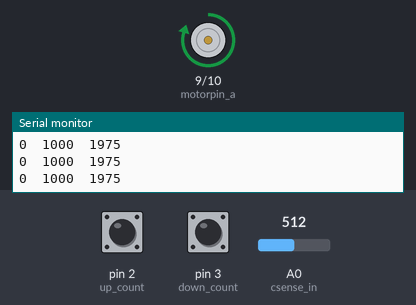
Bench run of a sketch on a simulated Arduino Uno, built with avr-gcc and run on an emulated ATmega328P. Parts: motor-driver pin pairs drawn as motors (green arrow = first pin HIGH = forward, orange = second pin HIGH = backward, longer = more drive), the last lines printed to the serial monitor. The inputs (shaded band) are chosen by the test bench; at power-on: A0 (csense_in) = 512, pin 2 (up_count) HIGH, pin 3 (down_count) HIGH.

Above: at 9.2 s.
9.3 s: A0 (csense_in) set to 1023
At 10.6 s:
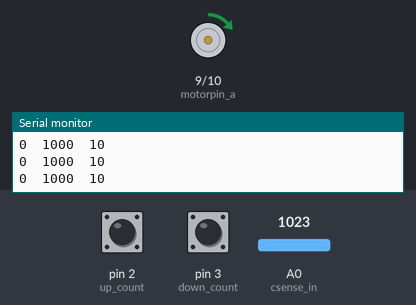
10.9 s: A0 (csense_in) set to 511
At 11.3 s:
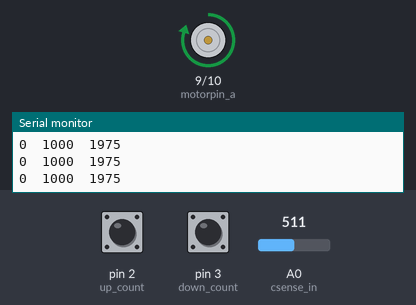
Timing chart, 0 to 13.9 s (numbered marks = the images above; inputs shaded):
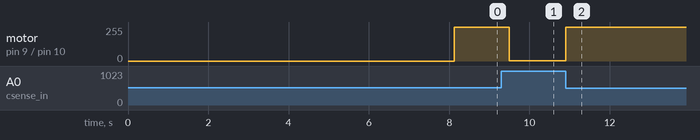

Measured:
- after the input at 9.3 s, motor on pin 9 (motorpin_a) / pin 10 (motorpin_b): forward 252/255 → forward 1/255 after 0.19 s
- after the input at 10.9 s, motor on pin 9 (motorpin_a) / pin 10 (motorpin_b): forward 1/255 → forward 252/255 at once

The sketch:

current_loop.ino
```cpp
// general parameters
// pwm parameters
const unsigned int max_count = 2000; // ICR1 value to decide the operating frequency of the pwm
const unsigned int up_sat = 1975; // upper saturation for pwm dutycycles
const unsigned int low_sat = 10; // lower saturation for pwm dutycycles
// current loop parameters
const float c_kp = 2.5;
const float c_ki = 2.5;
const float c_kd = 0.0;
const unsigned int c_loop_time = 10; // current loop time in ms
const int c_up_sat = 1000;
const int c_low_sat = 20;
// speed loop parameters
const float v_kp = 4;
const float v_ki = 0.5;
const float v_kd = 0.0;
const unsigned int v_command = 15;

// pin placements
int motorpin_a = 9;
int motorpin_b = 10;
int csense_in = 0;
int up_count = 2;
int down_count = 3;

// global variables assignment
unsigned int count = 0;
unsigned int count_samp;
unsigned int pwm = 700;
unsigned int c_command = 400;
signed int c_error[3] = {0,0,0};
signed int v_error[3] = {0,0,0};
unsigned int c_loop_repeat = 0;

void setup()
{
  // initialize input output pins
  pinMode(motorpin_a,OUTPUT); digitalWrite(motorpin_a,LOW);
  pinMode(motorpin_b,OUTPUT); digitalWrite(motorpin_b,LOW);
  pinMode(up_count,INPUT);
  pinMode(down_count,INPUT);
  // initialize serial port
  Serial.begin(115200);
  // initialize external interrupt
  attachInterrupt(0,update_count_up,FALLING);
  attachInterrupt(1,update_count_down,FALLING);
  // initialize pwm engine
  init_pwm_engine();
  delay(8000);
}

void loop()
{
  c_loop_repeat ++;
  if (c_loop_repeat = 10) {speed_loop(); c_loop_repeat = 0;}
  current_loop();
  set_pwm(pwm);
  delay(c_loop_time-5);
}

// external interrupt service routine
void update_count_up() { count++; }
void update_count_down() { count--; }

// pwm engine
void init_pwm_engine() // phase correct pwm mode with a frequency of 1kHz
{
  //OCR1A = 0;
  OCR1A = 0;
  ICR1 = max_count; // 1000
  TCCR1A = _BV(COM1A1)  | _BV(WGM11); //_BV(COM1A1)
  TCCR1B = _BV(WGM13) | _BV(CS10);
}
void set_pwm(unsigned int val){ OCR1A = val;} // updating the value of OCR to change the pwm duty cycle

// current loop routine
void current_loop()
{
  unsigned int c_read;
  c_read = analogRead(csense_in);
  c_error[0] = c_command - c_read;
  c_pid();
}

void c_pid()
{
  float new_pwm;
  new_pwm = (float)pwm + c_kp*(c_error[0] - c_error[1]) + c_ki*c_error[1] + c_kd*(c_error[0] - c_error[2]);
  if (new_pwm >= up_sat) new_pwm = up_sat;
  if (new_pwm <= low_sat) new_pwm = low_sat;
  c_error[2] = c_error[1];
  c_error[1] = c_error[0];
  pwm = (int) new_pwm;
}


// speed loop routine
void speed_loop()
{
  count_samp = count;
  if (count_samp>v_command+200) count_samp = v_command;
  v_error[0] = v_command - count_samp;
  v_pid();
  purge_data();
  count = 0;
}

void v_pid()
{
  float new_c_command;
  new_c_command = (float)c_command + v_kp*(v_error[0] - v_error[1]) + v_ki*v_error[1] + v_kd*(v_error[0] - v_error[2]);
  if (new_c_command >= c_up_sat) new_c_command = c_up_sat;
  if (new_c_command <= c_low_sat) new_c_command = c_low_sat;
  v_error[2] = v_error[1];
  v_error[1] = v_error[0];
  c_command = (int) new_c_command;
}


// print data on serial port
void purge_data()
{
  //Serial.print("{1,T,"); Serial.print(count_samp,DEC); Serial.print("}"); Serial.print("\t");
  //Serial.print("{2,T,"); Serial.print(c_command,DEC); Serial.print("}"); Serial.print("\t");
  //Serial.print("{3,T,"); Serial.print(pwm,DEC); Serial.println("}");
  Serial.print(count_samp,DEC); Serial.print("\t");
  Serial.print(c_command,DEC); Serial.print("\t");
  Serial.println(pwm,DEC);
}
```
